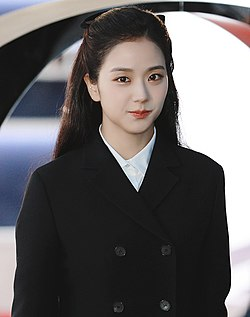
#> input picture Jisoo.jpg, 250 x 317 px, found by its file name
$ python MP02_TachAnhMauRGB.py
#> lines starting #> are read from the running program, lines starting #| are printed output that depends on the picture
import cv2            # sử dụng thư viện xử lý ảnh OpenV cho Python
import numpy as np    # Thư viện toán học, đặc biệt là các tính toán ma trận

# Đọc ảnh màu dùng thư viện OpenCV
img = cv2.imread("jisoo.jpg", cv2.IMREAD_COLOR)
#> img is the input picture: shape (317, 250, 3); mean B, G, R 98.9, 98, 100.8

# lấy kích thước của ảnh
height, width, channel = img.shape
#> height = 317; width = 250; channel = 3

# Khai báo 3 biến để chứa hình 3 kênh R-G-B
red = np.zeros((height,width,3),np.uint8) # số 3 là 3 kênh R-G-B, mỗi kênh 8 bit
green = np.zeros((height,width,3),np.uint8)
blue = np.zeros((height,width,3),np.uint8)

# Ban đầu set zero cho tất cả điểm ảnh có trong 3 kênh trong mỗi hình
red[:] = [0,0,0]
green[:] = [0,0,0]
blue[:] = [0,0,0]

# Mỗi hình là 1 ma trận 2 chiều nên sẽ dùng 2 vòng for
# để đọc hết tất cả điểm ảnh (pixel) có trong hình
for x in range(width):
    for y in range(height):
        # lấy giá trị điểm ảnh tại vị trí (x,y)
        R = img[y,x,2]
        G = img[y,x,1]
        B = img[y,x,0]

        # Thiết lâp màu cho các kênh
        red[y,x,2] = R
        green[y,x,1] = G
        blue[y,x,0] = B
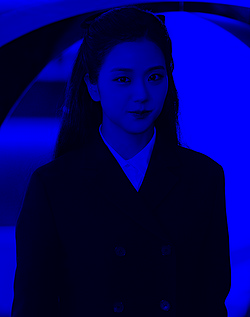
#> blue: shape (317, 250, 3); mean B, G, R 98.9, 0, 0
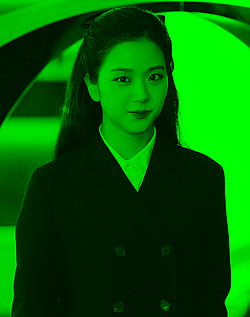
#> green: shape (317, 250, 3); mean B, G, R 0, 98, 0
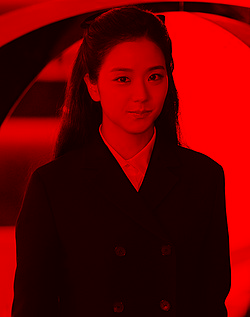
#> red: shape (317, 250, 3); mean B, G, R 0, 0, 100.8

# Hiển thị hình dùng thư viện OpenCV
cv2.imshow("Hinh mau RGB goc co gai lena",img)
cv2.imshow("Kenh Red", red)
cv2.imshow("Kenh Green", green)
cv2.imshow("Kenh Blue", blue)

# Bấm phím bất kì để đóng cửa sổ hiển thị hình
cv2.waitKey(0)

# Giải phóng bộ nhớ đã cập nhật cho các cửa sổ hiển thị hình
cv2.destroyAllWindows()
